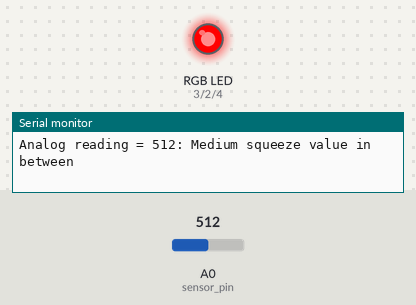
Bench run of a sketch on a simulated Arduino Uno, built with avr-gcc and run on an emulated ATmega328P. On the bench: an RGB LED mixed from three pins (HIGH = lit), the last lines printed to the serial monitor. Dashed ring = blinking. Inputs (shaded band) come from the test bench; at power-on: A0 (sensor_pin) = 512.

Above: at 1.2 s.
1.3 s: A0 (sensor_pin) set to 314
2.8 s: A0 (sensor_pin) set to 290
At 3.2 s:
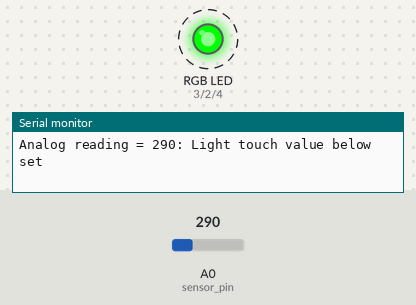
5.8 s: A0 (sensor_pin) set to 1023
At 7.2 s:
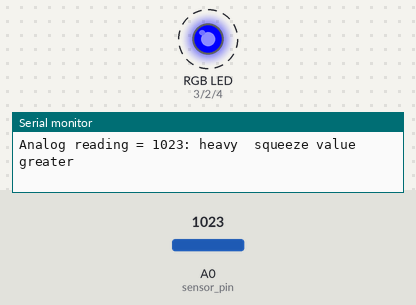
8.8 s: A0 (sensor_pin) set to 1007
11.8 s: A0 (sensor_pin) set to 984
At 12.4 s:
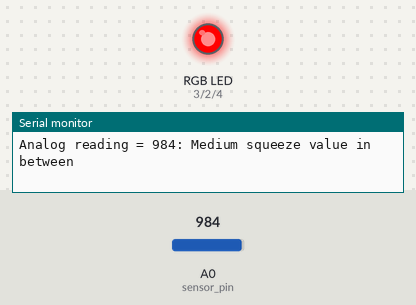
14.8 s: A0 (sensor_pin) set to 122
At 15.7 s:
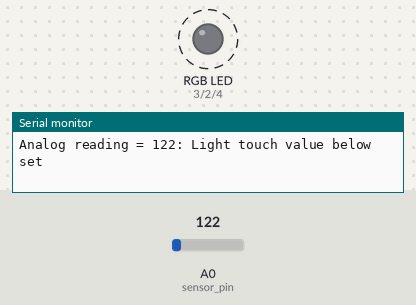
Timing chart, 0 to 18.8 s (numbered marks = the images above; inputs shaded):
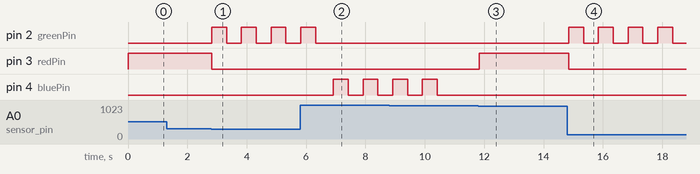

Measured:
- the behaviour switches between 300 and 299 on A0 (sensor_pin) (found by bisection; images 0 and 1)
- the behaviour switches between 1000 and 999 on A0 (sensor_pin) (found by bisection; images 2 and 3)
- after the input at 2.8 s, pin 2 (greenPin): alternates HIGH for 0.50 s and LOW for 0.50 s, starting at once; pin 3 (redPin): HIGH → LOW at once
- after the input at 5.8 s, pin 4 (bluePin): alternates HIGH for 0.50 s and LOW for 0.50 s, starting after 1.1 s
- after the input at 11.8 s, pin 3 (redPin): LOW → HIGH at once
- after the input at 14.8 s, pin 2 (greenPin): alternates HIGH for 0.50 s and LOW for 0.50 s, starting after 0.05 s; pin 3 (redPin): HIGH → LOW after 0.05 s

The sketch:

fsrRgbSleep.ino
```cpp
#include "LowPower.h"
int sensor_pin = A0;
int sensor_value;
// values at which leds blink
int greenVal = 300;
int blueVal = 1000;

char prev_color = ' ';

int redPin = 3;
int greenPin = 2;
int bluePin = 4;

bool blue, red, green = true;
void setup(void) {
  Serial.begin(9600);
  pinMode(redPin, OUTPUT);
  pinMode(greenPin, OUTPUT);
  pinMode(bluePin, OUTPUT);

}

void loop(void) {
  sensor_value = analogRead(sensor_pin);

  Serial.print("Analog reading = ");
  Serial.print(sensor_value);

  if (sensor_value < greenVal) {
    Serial.println(": Light touch value below set");
    blue = true;
    digitalWrite(redPin, LOW);
    if (green) {
      prev_color = 'g';
      flashGreen(3);
      green = false;
    }
    if (prev_color == 'r' || prev_color == 'b') {
      Serial.println("going to sleep");
      delay(1000);
      LowPower.powerDown(SLEEP_FOREVER, ADC_OFF, BOD_OFF);
      Serial.println("done");
    }

  }  if (sensor_value > blueVal) {
    Serial.println(": heavy  squeeze value greater");
    green = true;
    digitalWrite(redPin, LOW);
    if (blue) {
      prev_color = 'b';
      flashBlue(3);
      blue = false;
    }
    if (prev_color == 'r' || prev_color == 'g') {
      Serial.println("going to sleep");
      delay(1000);
      LowPower.powerDown(SLEEP_FOREVER, ADC_OFF, BOD_OFF);
      Serial.println("done");
    }
  }
  if (sensor_value > greenVal && sensor_value < blueVal) {
    Serial.println(": Medium squeeze value in between");
    blue = true;
    green = true;
    prev_color = 'r';
    flashRed(3);
  }
  delay(100);
}

void flashBlue(int times) {
  for (int i = 0; i <= times; i++) {
    digitalWrite(bluePin, HIGH);
    delay(500);
    digitalWrite(bluePin, LOW);
    delay(500);
  }
}

void flashRed(int times) {
  digitalWrite(redPin, HIGH);
}


void flashGreen(int times) {
  for (int i = 0; i <= times; i++) {
    digitalWrite(greenPin, HIGH);
    delay(500);
    digitalWrite(greenPin, LOW);
    delay(500);
  }
}
```
